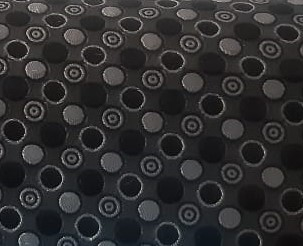
#> input picture background1.jpeg, 303 x 246 px
$ jupyter execute 'bottle detction.ipynb'   (older library calls are emulated)
#> lines starting #> are read from the running program, lines starting #| are printed output that depends on the picture; after the words box and inside, x2 and y2 are one past the last pixel; in counts of white or black regions, pixels touching at a corner belong together
[cell 1]
from __future__ import print_function
from imutils import perspective
from imutils import contours
import numpy as np
import argparse
import imutils
import cv2

[cell 2]
def order_points_old(pts):
    # initialize a list of coordinates that will be ordered
    # such that the first entry in the list is the top-left,
    # the second entry is the top-right, the third is the
    # bottom-right, and the fourth is the bottom-left
    rect = np.zeros((4, 2), dtype="float32")
    # the top-left point will have the smallest sum, whereas
    # the bottom-right point will have the largest sum
    s = pts.sum(axis=1)
    rect[0] = pts[np.argmin(s)]
    rect[2] = pts[np.argmax(s)]
    # now, compute the difference between the points, the
    # top-right point will have the smallest difference,
    # whereas the bottom-left will have the largest difference
    diff = np.diff(pts, axis=1)
    rect[1] = pts[np.argmin(diff)]
    rect[3] = pts[np.argmax(diff)]
    # return the ordered coordinates
    return rect

[cell 3]
import cv2
import numpy as np
kernal=np.ones((3,3 ),np.uint8)

# background=cv2.imread('background.jpeg',1)

image=cv2.imread('background1.jpeg',1)
#> image is the input picture: shape (246, 303, 3); mean B, G, R 47.6, 46.8, 47.4

graytin=cv2.cvtColor(image, cv2.COLOR_BGR2GRAY)
graytin=cv2.GaussianBlur(graytin,(9,9),3)
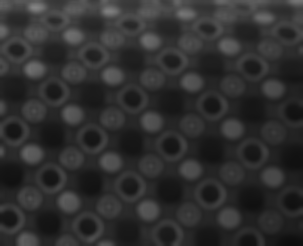
#> graytin: shape (246, 303); min 13, max 133, mean 47
# blur=cv2.GaussianBlur(graytin,(9,9),3)
# dila=cv2.dilate(blur,kernal,iterations=5)
edged=cv2.Canny(graytin,84,0)
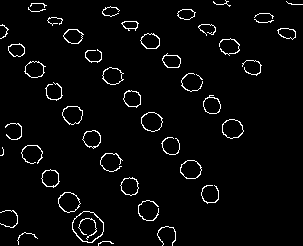
#> edged: shape (246, 303); 3.4% white in thin lines or dots


# cv2.imshow('background',background)
#cv2.imshow('tin',tin)
#cv2.imshow('gray',graytin)
cv2.imshow('canny',edged)


if cv2.waitKey(0)& 0xFF ==27:
#> (key Esc is pressed here)
    cv2.destroyAllWindows()

[cell 4]
# find contours in the edge map
cnts = cv2.findContours(edged.copy(), cv2.RETR_EXTERNAL,
	cv2.CHAIN_APPROX_SIMPLE)
#> cnts = 47 contours, 27 with area under 20; largest, box (x1, y1, x2, y2) and area: (72, 211, 104, 243) 724, (58, 192, 81, 213) 325, (222, 119, 244, 139) 312, (141, 112, 163, 132) 312, (180, 160, 202, 179) 303
cnts = imutils.grab_contours(cnts)
# sort the contours from left-to-right and initialize the bounding box
# point colors
(cnts, _) = contours.sort_contours(cnts)
#> cnts = 47 contours, 27 with area under 20; largest, box (x1, y1, x2, y2) and area: (72, 211, 104, 243) 724, (58, 192, 81, 213) 325, (141, 112, 163, 132) 312, (222, 119, 244, 139) 312, (180, 160, 202, 179) 303
colors = ((0, 0, 255), (240, 0, 159), (255, 0, 0), (255, 255, 0))

[cell 5]
boxlist=[]# loop over the contours individually
for (i, c) in enumerate(cnts):
    # if the contour is not sufficiently large, ignore it
    if cv2.contourArea(c) < 100:
        continue
    # compute the rotated bounding box of the contour, then
    # draw the contours
    box = cv2.minAreaRect(c)
    box = cv2.cv.BoxPoints(box) if imutils.is_cv2() else cv2.boxPoints(box)
    box = np.array(box, dtype="int")
    cv2.drawContours(image, [box], -1, (0, 255, 0), 2)
    # show the original coordinates
    print(("Object #{}:".format(i + 1)))
    boxlist.append(box)
    print(box)
    rect = order_points_old(box)
    # check to see if the new method should be used for
    # ordering the coordinates
    if 1 > 0:
        rect = perspective.order_points(box)
    # show the re-ordered coordinates
    print(rect.astype("int"))
    print("")
    rect = order_points_old(box)
    # check to see if the new method should be used for
    # ordering the coordinates
    if len(boxlist) > 0:
        rect = perspective.order_points(box)
    # show the re-ordered coordinates
    print(rect.astype("int"))
    print("")
    for ((x, y), color) in zip(rect, colors):
        cv2.circle(image, (int(x), int(y)), 5, color, -1)
    # draw the object num at the top-left corner
        cv2.putText(image, "Object #{}".format(i + 1),
                (int(rect[0][0] - 15), int(rect[0][1] - 15)),
        cv2.FONT_HERSHEY_SIMPLEX, 0.55, (255, 255, 255), 2)
    # show the image
        cv2.imshow("Image", image)
        cv2.waitKey(0)
#> this loop made 47 passes
#> box on passes 5, 8, 11, 14, 15: [[24, 56], [8, 56], [8, 43], [24, 43]], [[37, 81], [21, 71], [31, 56], [47, 67]], [[58, 187], [39, 185], [42, 167], [60, 170]], [[69, 216], [54, 201], [68, 187], [83, 202]], [[82, 124], [62, 124], [62, 106], [82, 106]]
#> (printed output is left out)
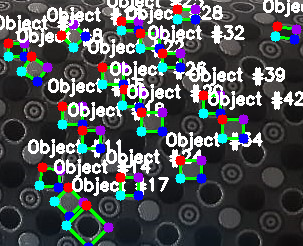
#> image: shape (246, 303, 3); mean B, G, R 87.3, 84.6, 80.7
#> after the loop, boxlist = 20 items

[cell 6]
# order the points in the contour such that they appear
  # in top-left, top-right, bottom-right, and bottom-left
  # order, then draw the outline of the rotated bounding
  # box
rect = order_points_old(box)
# check to see if the new method should be used for
# ordering the coordinates
if len(boxlist) > 0:
    rect = perspective.order_points(box)
# show the re-ordered coordinates
print(rect.astype("int"))
#| [[277  26]
#|  [296  29]
#|  [294  39]
#|  [275  36]]
print("")

[cell 7]
for ((x, y), color) in zip(rect, colors):
    cv2.circle(image, (int(x), int(y)), 5, color, -1)
    # draw the object num at the top-left corner
    cv2.putText(image, "Object #{}".format(i + 1),
                (int(rect[0][0] - 15), int(rect[0][1] - 15)),
    cv2.FONT_HERSHEY_SIMPLEX, 0.55, (255, 255, 255), 2)
    # show the image
    cv2.imshow("Image", image)
    cv2.waitKey(0)
#> this loop made 4 passes
#> (x, y, color) on passes 1 to 4: (277, 26, (0, 0, 255)), (296, 29, (240, 0, 159)), (294, 39, (255, 0, 0)), (275, 36, (255, 255, 0))

[cell 8]
import cv2

img=cv2.imread('background1.jpeg',1)
def nothing(x):
    pass
traker=cv2.namedWindow('tracker')
cv2.createTrackbar('low','tracker',0,255,nothing)
cv2.createTrackbar('upper','tracker',0,255,nothing)
kernal=np.ones((3,3 ),np.uint8)

while True:

    lower=cv2.getTrackbarPos('low','tracker')
#> lower = 0

    upper=cv2.getTrackbarPos('upper','tracker')
#> upper = 0
    blur=cv2.GaussianBlur(img,(9,9),3)
    #dila=cv2.dilate(img,kernal,iterations=5)
    canny=cv2.Canny(blur  ,lower,upper)
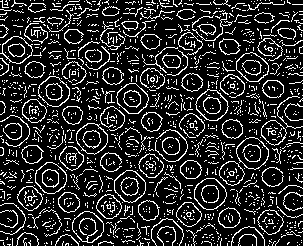
#> canny: shape (246, 303); 16.9% white in thin lines or dots
    cv2.imshow('canny',canny)

    if cv2.waitKey(1)&0xFF == 27:
#> (key Esc is pressed here)
        break
cv2.destroyAllWindows()

$ run again, with background.jpeg copied over background1.jpeg
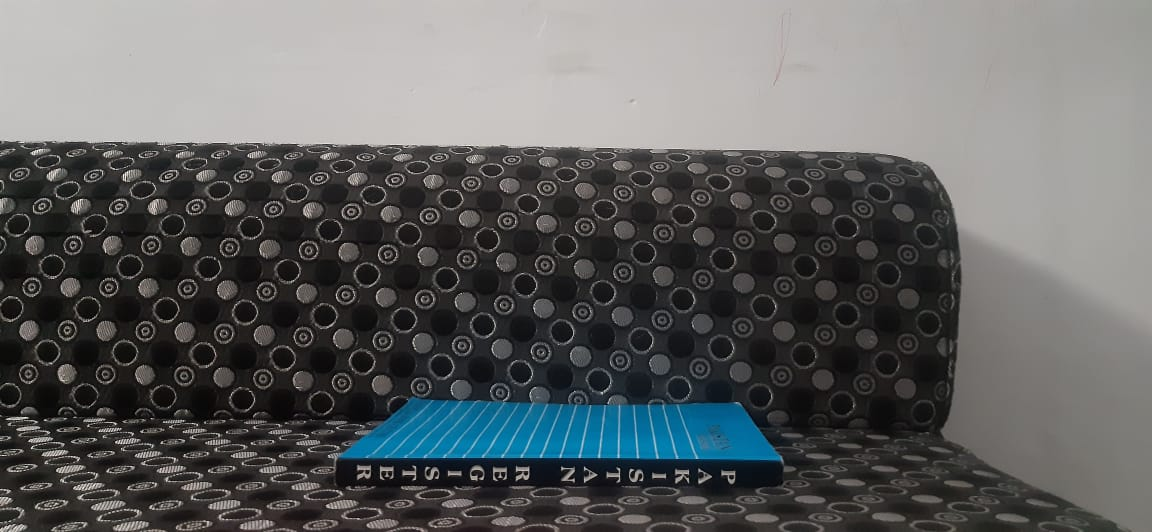
#> input picture background.jpeg, 1152 x 532 px
#> image is the input picture: shape (532, 1152, 3); mean B, G, R 98.5, 98.4, 96.8
#> `edged=cv2.Canny(graytin,84,0)`:
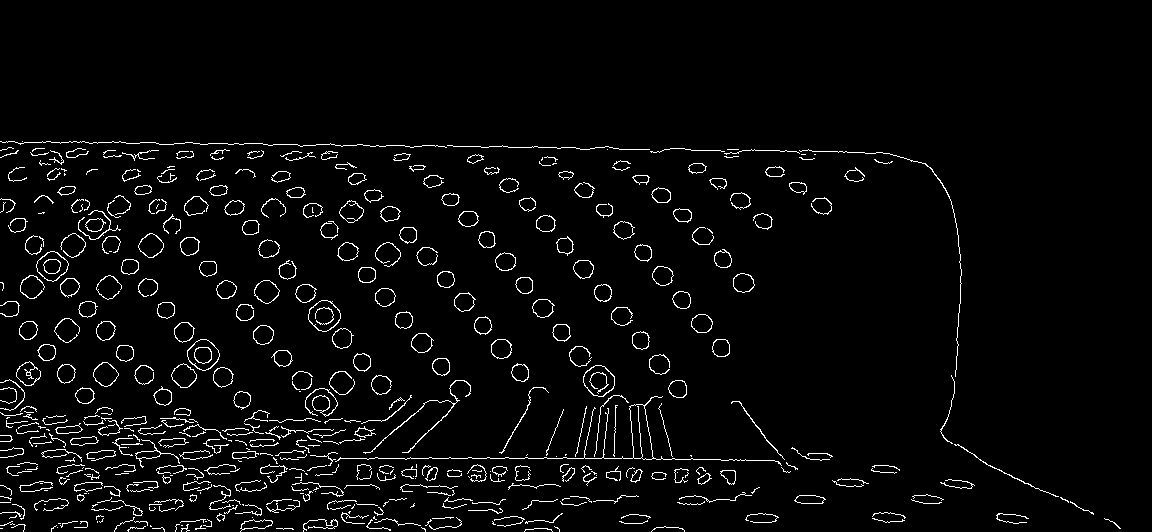
#> edged: shape (532, 1152); 3.5% white in thin lines or dots, all inside (x1, y1, x2, y2) = (0, 141, 1121, 532)
#> cnts = 505 contours, 401 with area under 20; largest, box (x1, y1, x2, y2) and area: (335, 396, 782, 466) 938, (308, 300, 341, 332) 728, (583, 365, 615, 397) 723, (187, 339, 220, 371) 714, (36, 251, 69, 282) 662
#> the loop `for (i, c) in enumerate(cnts):` made 505 passes
#> box on passes 34, 51, 52: [[37, 339], [19, 339], [19, 321], [37, 321]], [[51, 285], [32, 266], [52, 246], [71, 265]], [[55, 360], [37, 360], [37, 344], [55, 344]]
#> (printed output is left out)
#> after the loop `for (i, c) in enumerate(cnts):`: boxlist = 88 items
#> `rect = order_points_old(box)`: rect = [[794, 495], [825, 495], [825, 503], [794, 503]]
#> the loop `for ((x, y), color) in zip(rect, colors):` made 4 passes
#> (x, y, color) on passes 1 to 4: (794, 495, (0, 0, 255)), (825, 495, (240, 0, 159)), (825, 503, (255, 0, 0)), (794, 503, (255, 255, 0))
#> lower = 0
#> `canny=cv2.Canny(blur  ,lower,upper)`:
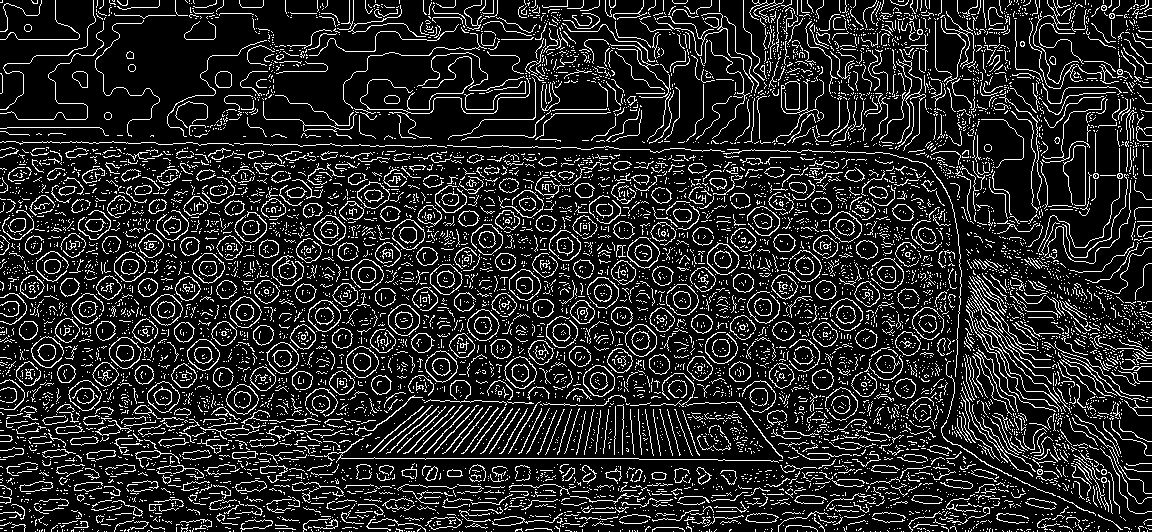
#> canny: shape (532, 1152); 14.9% white in thin lines or dots
